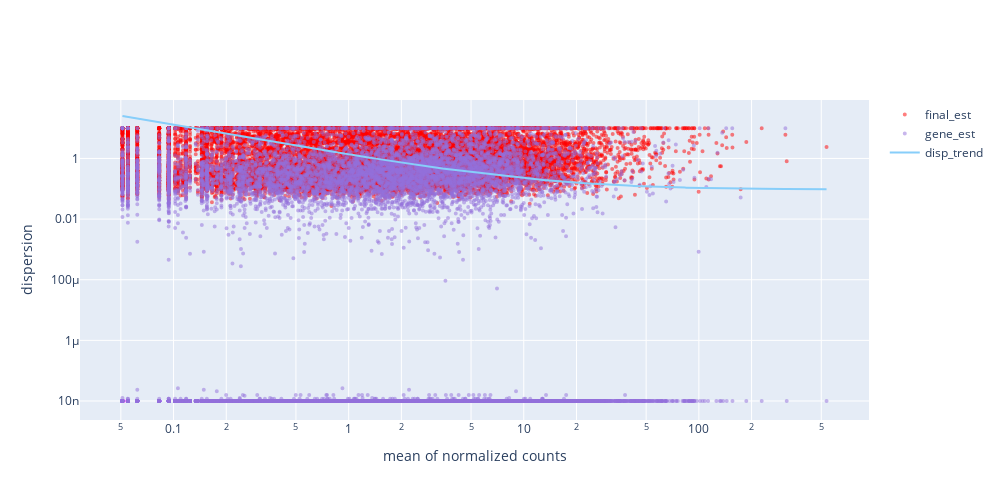

The notebook cell saved with this chart:
### Code cell
fig.add_trace(go.Scatter(x=Mu, y=final, mode='markers', name='final_est',marker=dict(
            color='LightSkyBlue',
            size=2,
            opacity=0.5,
            line=dict(
                color='Red',
                width=2
            )
        )))
fig.add_trace(go.Scatter(x=Mu, y=MLE, mode='markers', name='gene_est',marker=dict(
            color='LightSkyBlue',
            size=2,
            opacity=0.5,
            line=dict(
                color='MediumPurple',
                width=2
            )
        )))
fig.add_trace(go.Scatter(x=Mu[sort_arg], y=trend, mode='lines', name='disp_trend',marker=dict(
            color='LightSkyBlue',
            size=1,
            opacity=0.5
            
        )))
fig.update_layout(
    autosize=False,
    width=1000,
    height=500)
fig.update_xaxes(title_text='mean of normalized counts',type='log')
fig.update_yaxes(title_text='dispersion',type='log')
fig.show()

### Figure 1 — Plotly figure (JSON) as saved in the notebook; plotly's stock layout.template omitted (floating-point values rounded to 4 significant figures; data arrays with more than 128 entries replaced by an {"elided": "..."} marker saying what was removed)
{"data": [{"marker": {"color": "LightSkyBlue", "line": {"color": "Red", "width": 2}, "opacity": 0.5, "size": 2}, "mode": "markers", "name": "final_est", "type": "scatter", "x": {"elided": "18638 float values"}, "y": {"elided": "18638 float values"}}, {"marker": {"color": "LightSkyBlue", "line": {"color": "MediumPurple", "width": 2}, "opacity": 0.5, "size": 2}, "mode": "markers", "name": "gene_est", "type": "scatter", "x": {"elided": "18638 float values"}, "y": {"elided": "18638 float values"}}, {"marker": {"color": "LightSkyBlue", "opacity": 0.5, "size": 1}, "mode": "lines", "name": "disp_trend", "type": "scatter", "x": {"elided": "18638 float values"}, "y": {"elided": "18638 float values"}}], "layout": {"autosize": false, "height": 500, "width": 1000, "xaxis": {"title": {"text": "mean of normalized counts"}, "type": "log"}, "yaxis": {"title": {"text": "dispersion"}, "type": "log"}}}
